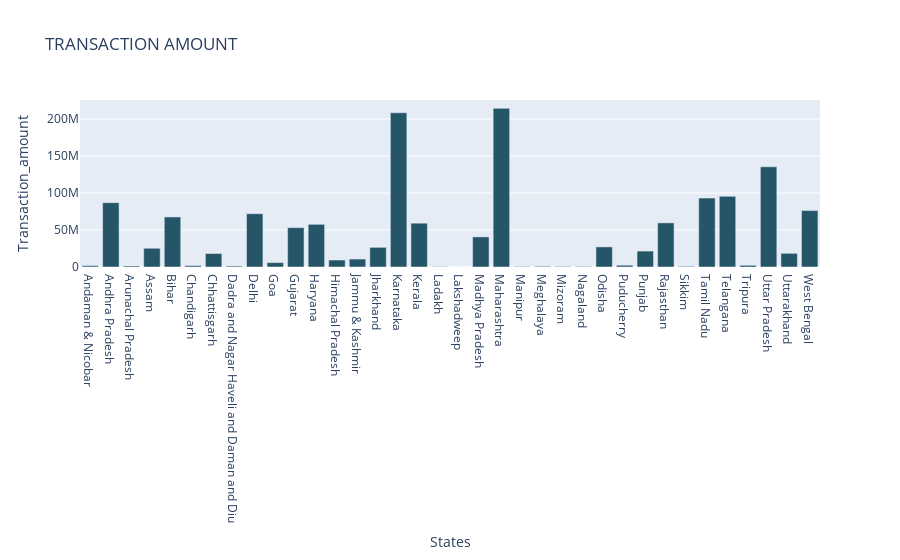
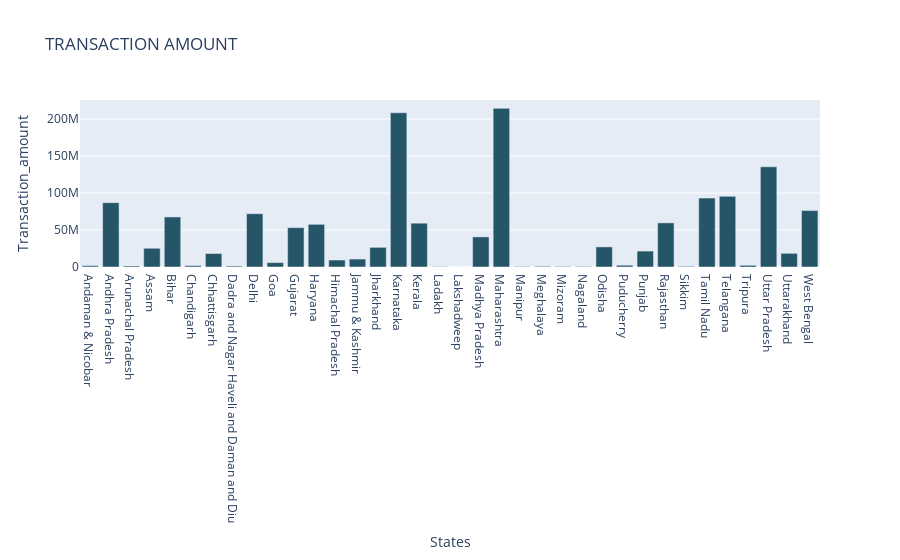

These figures' notebook cell, in order:
### Code cell
#def Transaction_amount_count_Y:
tran_amount_count_year = Aggregated_insurance[Aggregated_insurance["Years"] == 2021]
tran_amount_count_year.reset_index(drop = True, inplace= True)

tran_amount_count_year_group = tran_amount_count_year.groupby("States")[["Transaction_count","Transaction_amount"]].sum()
tran_amount_count_year_group.reset_index(inplace=True)

fig_amount = px.bar(tran_amount_count_year_group, x="States", y="Transaction_amount", title="TRANSACTION AMOUNT",
                    color_discrete_sequence=px.colors.sequential.Aggrnyl)
fig_amount.show()

fig_count = px.bar(tran_amount_count_year_group, x="States", y="Transaction_count", title="TRANSACTION COUNT",
                    color_discrete_sequence=px.colors.sequential.Bluered_r)
fig_amount.show()

### Figure 1 — Plotly figure (JSON) as saved in the notebook; plotly's stock layout.template omitted (floating-point values rounded to 4 significant figures)
{"data": [{"alignmentgroup": "True", "hovertemplate": "States=%{x}<br>Transaction_amount=%{y}<extra></extra>", "legendgroup": "", "marker": {"color": "rgb(36, 86, 104)", "pattern": {"shape": ""}}, "name": "", "offsetgroup": "", "orientation": "v", "showlegend": false, "textposition": "auto", "type": "bar", "x": ["Andaman & Nicobar", "Andhra Pradesh", "Arunachal Pradesh", "Assam", "Bihar", "Chandigarh", "Chhattisgarh", "Dadra and Nagar Haveli and Daman and Diu", "Delhi", "Goa", "Gujarat", "Haryana", "Himachal Pradesh", "Jammu & Kashmir", "Jharkhand", "Karnataka", "Kerala", "Ladakh", "Lakshadweep", "Madhya Pradesh", "Maharashtra", "Manipur", "Meghalaya", "Mizoram", "Nagaland", "Odisha", "Puducherry", "Punjab", "Rajasthan", "Sikkim", "Tamil Nadu", "Telangana", "Tripura", "Uttar Pradesh", "Uttarakhand", "West Bengal"], "xaxis": "x", "y": [1787385, 87005234, 1326049, 25315474, 67646954, 1854966, 18231761, 1260309, 72081600, 5979025, 53176926, 57672069, 9421036, 10740827, 26595552, 208485985, 59233059, 490799, 45317, 40686008, 214476390, 558391, 943376, 687134, 647519, 27166566, 2363153, 21511686, 59680794, 877925, 93212401, 95517307, 2273934, 135461213, 18480635, 76275279], "yaxis": "y"}], "layout": {"barmode": "relative", "legend": {"tracegroupgap": 0}, "title": {"text": "TRANSACTION AMOUNT"}, "xaxis": {"anchor": "y", "domain": [0, 1], "title": {"text": "States"}}, "yaxis": {"anchor": "x", "domain": [0, 1], "title": {"text": "Transaction_amount"}}}}

### Figure 2 — Plotly figure (JSON) as saved in the notebook; plotly's stock layout.template omitted (floating-point values rounded to 4 significant figures)
{"data": [{"alignmentgroup": "True", "hovertemplate": "States=%{x}<br>Transaction_amount=%{y}<extra></extra>", "legendgroup": "", "marker": {"color": "rgb(36, 86, 104)", "pattern": {"shape": ""}}, "name": "", "offsetgroup": "", "orientation": "v", "showlegend": false, "textposition": "auto", "type": "bar", "x": ["Andaman & Nicobar", "Andhra Pradesh", "Arunachal Pradesh", "Assam", "Bihar", "Chandigarh", "Chhattisgarh", "Dadra and Nagar Haveli and Daman and Diu", "Delhi", "Goa", "Gujarat", "Haryana", "Himachal Pradesh", "Jammu & Kashmir", "Jharkhand", "Karnataka", "Kerala", "Ladakh", "Lakshadweep", "Madhya Pradesh", "Maharashtra", "Manipur", "Meghalaya", "Mizoram", "Nagaland", "Odisha", "Puducherry", "Punjab", "Rajasthan", "Sikkim", "Tamil Nadu", "Telangana", "Tripura", "Uttar Pradesh", "Uttarakhand", "West Bengal"], "xaxis": "x", "y": [1787385, 87005234, 1326049, 25315474, 67646954, 1854966, 18231761, 1260309, 72081600, 5979025, 53176926, 57672069, 9421036, 10740827, 26595552, 208485985, 59233059, 490799, 45317, 40686008, 214476390, 558391, 943376, 687134, 647519, 27166566, 2363153, 21511686, 59680794, 877925, 93212401, 95517307, 2273934, 135461213, 18480635, 76275279], "yaxis": "y"}], "layout": {"barmode": "relative", "legend": {"tracegroupgap": 0}, "title": {"text": "TRANSACTION AMOUNT"}, "xaxis": {"anchor": "y", "domain": [0, 1], "title": {"text": "States"}}, "yaxis": {"anchor": "x", "domain": [0, 1], "title": {"text": "Transaction_amount"}}}}
